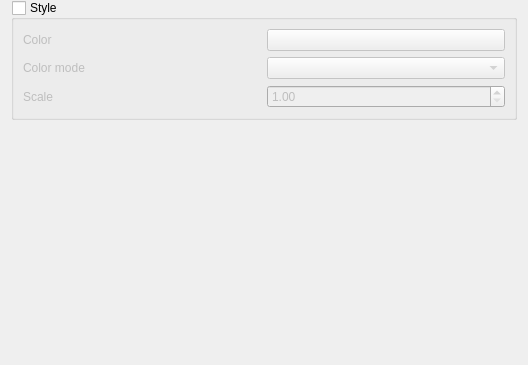
             <widget class="QWidget" name="scrollAreaWidgetContents_5">
              <property name="geometry">
               <rect>
                <x>0</x>
                <y>0</y>
                <width>528</width>
                <height>365</height>
               </rect>
              </property>
              <layout class="QVBoxLayout" name="verticalLayout_17">
               <property name="topMargin">
                <number>0</number>
               </property>
               <property name="bottomMargin">
                <number>0</number>
               </property>
               <item>
                <widget class="QgsCollapsibleGroupBox" name="grpLabelStyle">
                 <property name="title">
                  <string>Style</string>
                 </property>
                 <property name="checkable">
                  <bool>true</bool>
                 </property>
                 <property name="checked">
                  <bool>false</bool>
                 </property>
                 <property name="saveCollapsedState" stdset="0">
                  <bool>true</bool>
                 </property>
                 <property name="saveCheckedState" stdset="0">
                  <bool>true</bool>
                 </property>
                 <property name="collapsed" stdset="0">
                  <bool>false</bool>
                 </property>
                 <layout class="QGridLayout" name="gridLayout_7">
                  <item row="0" column="0">
                   <widget class="QLabel" name="label_13">
                    <property name="text">
                     <string>Color</string>
                    </property>
                   </widget>
                  </item>
                  <item row="0" column="1">
                   <widget class="QgsColorButton" name="btnLabelColor">
                    <property name="sizePolicy">
                     <sizepolicy hsizetype="Preferred" vsizetype="Fixed">
                      <horstretch>0</horstretch>
                      <verstretch>0</verstretch>
                     </sizepolicy>
                    </property>
                    <property name="text">
                     <string/>
                    </property>
                    <property name="allowOpacity" stdset="0">
                     <bool>true</bool>
                    </property>
                   </widget>
                  </item>
                  <item row="1" column="0">
                   <widget class="QLabel" name="label_16">
                    <property name="text">
                     <string>Color mode</string>
                    </property>
                   </widget>
                  </item>
                  <item row="1" column="1">
                   <widget class="QComboBox" name="cmbLabelColorMode"/>
                  </item>
                  <item row="2" column="0">
                   <widget class="QLabel" name="label_17">
                    <property name="text">
                     <string>Scale</string>
                    </property>
                   </widget>
                  </item>
                  <item row="2" column="1">
                   <widget class="QDoubleSpinBox" name="spnLabelScale">
                    <property name="sizePolicy">
                     <sizepolicy hsizetype="Preferred" vsizetype="Fixed">
                      <horstretch>0</horstretch>
                      <verstretch>0</verstretch>
                     </sizepolicy>
                    </property>
                    <property name="minimum">
                     <double>1.000000000000000</double>
                    </property>
                    <property name="maximum">
                     <double>100.000000000000000</double>
                    </property>
                   </widget>
                  </item>
                 </layout>
                </widget>
               </item>
               <item>
                <spacer name="verticalSpacer_4">
                 <property name="orientation">
                  <enum>Qt::Vertical</enum>
                 </property>
                 <property name="sizeHint" stdset="0">
                  <size>
                   <width>20</width>
                   <height>40</height>
                  </size>
                 </property>
                </spacer>
               </item>
              </layout>
             </widget>
